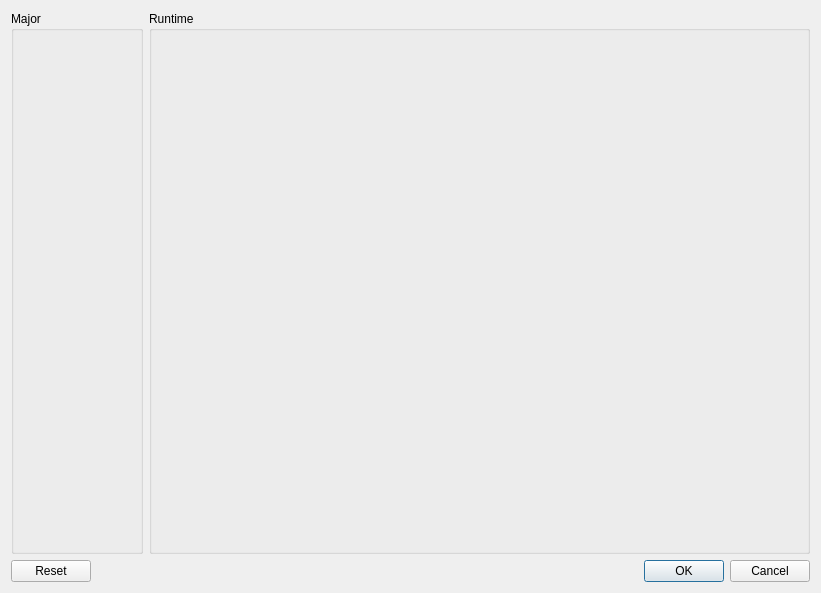
<?xml version="1.0" encoding="UTF-8"?>
<ui version="4.0">
 <class>JavaDownloader</class>
 <widget class="QDialog" name="JavaDownloader">
  <property name="geometry">
   <rect>
    <x>0</x>
    <y>0</y>
    <width>821</width>
    <height>593</height>
   </rect>
  </property>
  <property name="windowTitle">
   <string>Dialog</string>
  </property>
  <layout class="QVBoxLayout" name="verticalLayout">
   <item>
    <layout class="QHBoxLayout" name="horizontalLayout" stretch="1,5">
     <item>
      <widget class="QGroupBox" name="majorGB">
       <property name="title">
        <string>Major</string>
       </property>
       <layout class="QVBoxLayout" name="verticalLayout_3">
        <item>
         <widget class="VersionSelectWidget" name="majorVersionSelect" native="true"/>
        </item>
       </layout>
      </widget>
     </item>
     <item>
      <widget class="QGroupBox" name="runtimeGB">
       <property name="title">
        <string>Runtime</string>
       </property>
       <layout class="QVBoxLayout" name="verticalLayout_2">
        <item>
         <widget class="VersionSelectWidget" name="javaVersionSelect" native="true"/>
        </item>
       </layout>
      </widget>
     </item>
    </layout>
   </item>
   <item>
    <widget class="QDialogButtonBox" name="buttonBox">
     <property name="orientation">
      <enum>Qt::Horizontal</enum>
     </property>
     <property name="standardButtons">
      <set>QDialogButtonBox::Cancel|QDialogButtonBox::Ok|QDialogButtonBox::Reset</set>
     </property>
    </widget>
   </item>
  </layout>
 </widget>
 <customwidgets>
  <customwidget>
   <class>VersionSelectWidget</class>
   <extends>QWidget</extends>
   <header>ui/widgets/VersionSelectWidget.h</header>
   <container>1</container>
  </customwidget>
 </customwidgets>
 <resources/>
 <connections>
  <connection>
   <sender>buttonBox</sender>
   <signal>accepted()</signal>
   <receiver>JavaDownloader</receiver>
   <slot>accept()</slot>
   <hints>
    <hint type="sourcelabel">
     <x>257</x>
     <y>583</y>
    </hint>
    <hint type="destinationlabel">
     <x>157</x>
     <y>274</y>
    </hint>
   </hints>
  </connection>
  <connection>
   <sender>buttonBox</sender>
   <signal>rejected()</signal>
   <receiver>JavaDownloader</receiver>
   <slot>reject()</slot>
   <hints>
    <hint type="sourcelabel">
     <x>325</x>
     <y>583</y>
    </hint>
    <hint type="destinationlabel">
     <x>286</x>
     <y>274</y>
    </hint>
   </hints>
  </connection>
 </connections>
</ui>
